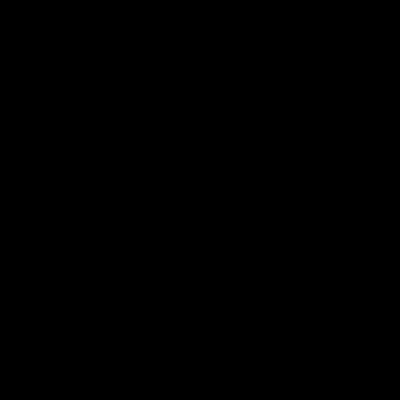
Frame 1 (no input)
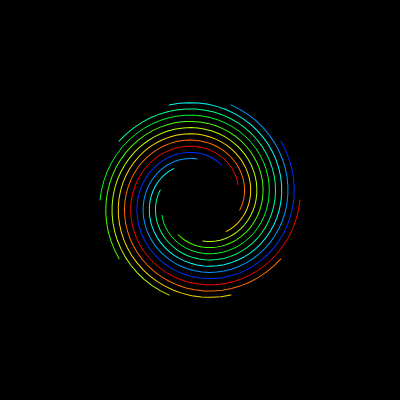
Frame 60 (no input)
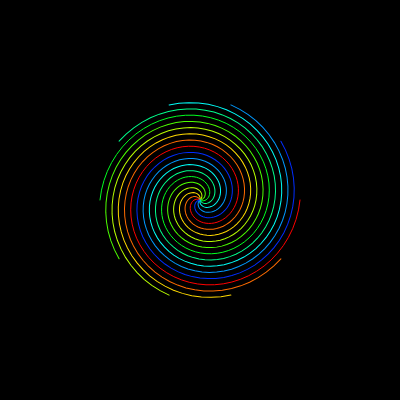
Frame 120 (the mouse pressed at the canvas centre since frame 60)

The p5.js sketch that drew these frames (run headless with seeded random() and noise() and a simulated clock; from frame 60 on, the mouse is pressed at the canvas centre):

// p5.js sketch
// ── sketch.js
var points=[];
var p,r=100,t=0;
var N=10;
function setup() {
  createCanvas(400, 400);
}

function draw() {
  p=[r*cos(t),r*sin(t)];
  points.push(p);
  background(0);
  strokeWeight(1);
  translate(width/2,height/2);
  noFill();
  for(var j=0;j<N;j++){
    push();
    rotate(j*2*Math.PI/N);
    var hue=map(j,0,N,0,255);
    colorMode(HSB);
    stroke(hue,255,255);
    beginShape();
    for(var i=0;i<points.length;i++){
      vertex(points[i][0],points[i][1]);
    }
    endShape();
    pop();
  }
  t+=.1;
  if(r>0){
  r-=1;}
}
